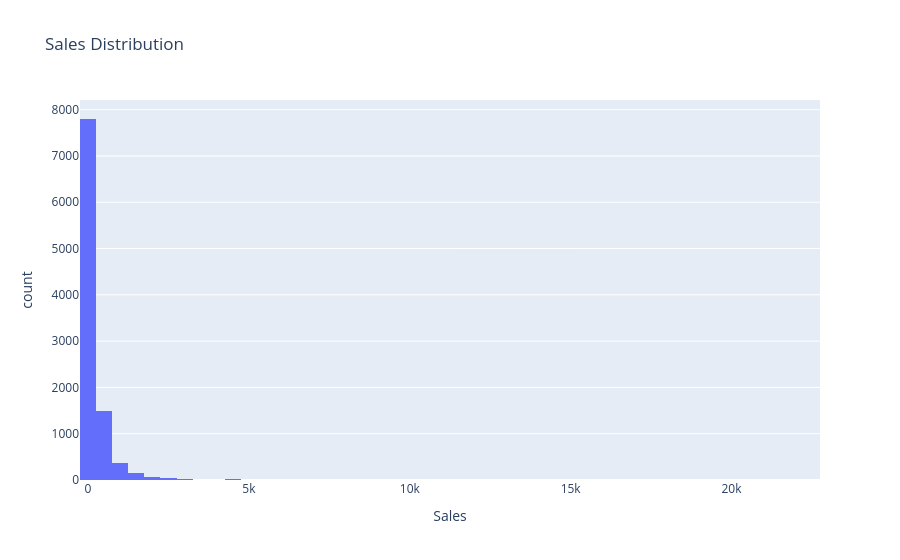

The code cell stored with this chart in its notebook:
### Markdown cell above
## Sales & Profit distribution

### Code cell
px.histogram(df, x='Sales', nbins=50, title='Sales Distribution')

### Figure 1 — Plotly figure (JSON) as saved in the notebook; plotly's stock layout.template omitted (floating-point values rounded to 4 significant figures; data arrays with more than 128 entries replaced by an {"elided": "..."} marker saying what was removed)
{"data": [{"bingroup": "x", "hovertemplate": "Sales=%{x}<br>count=%{y}<extra></extra>", "legendgroup": "", "marker": {"color": "#636efa", "pattern": {"shape": ""}}, "name": "", "nbinsx": 50, "orientation": "v", "showlegend": false, "type": "histogram", "x": {"elided": "9994 float values"}, "xaxis": "x", "yaxis": "y"}], "layout": {"barmode": "relative", "legend": {"tracegroupgap": 0}, "title": {"text": "Sales Distribution"}, "xaxis": {"anchor": "y", "domain": [0.0, 1.0], "title": {"text": "Sales"}}, "yaxis": {"anchor": "x", "domain": [0.0, 1.0], "title": {"text": "count"}}}}
